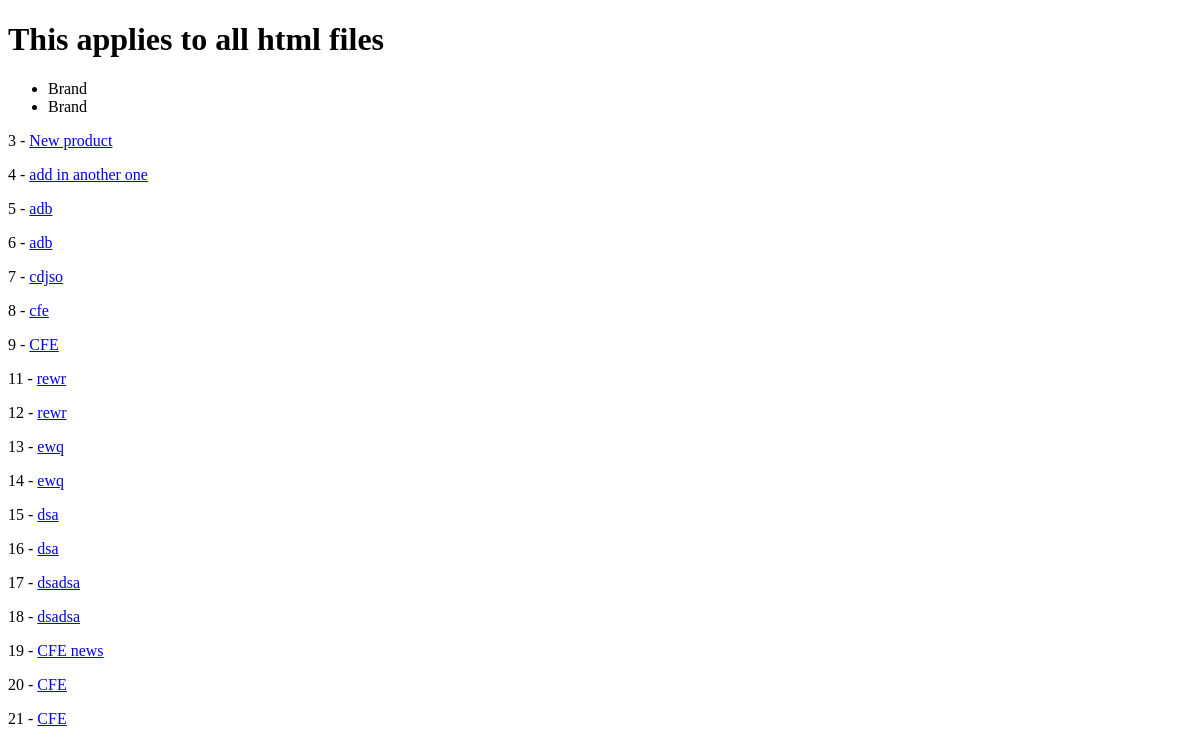
/products/, run on an earlier commit of the app's database.
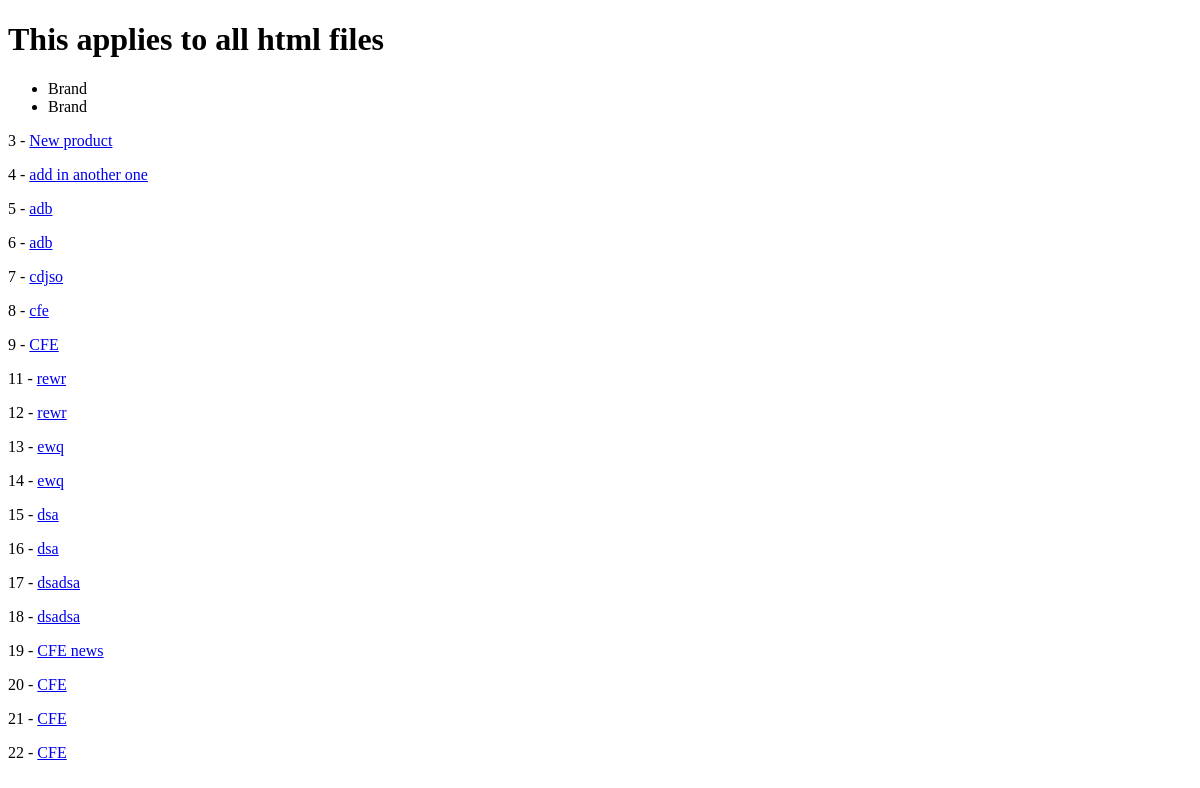
And on a later commit of the database.
### products/models.py (models this page shows)
class Product(models.Model):
  title = models.CharField(max_length=120) # max_length = required
  description = models.TextField(blank=True, null=True)
  price = models.DecimalField(decimal_places=2, max_digits=10000)
  summary = models.TextField()
  featured = models.BooleanField(default = False)
  def get_absolute_url(self):
    return reverse("products:product-detail", kwargs={"my_id": self.id})

### products/views.py (the view)
# urls.py: path('', product_list_view, name='product-list'),
def product_list_view(request):
  queryset = Product.objects.all() # list of objects
  context = {
    "object_list": queryset
  }
  return render(request, "products/product_list.html", context)

### products/templates/products/product_list.html
{% extends 'base.html' %}
{% block content %}
{% for instance in object_list %}
<p>{{instance.id}} - <a href='{{instance.get_absolute_url}}'> {{instance.title}}</a> </p>
{% endfor %}
{% endblock %}

What changed in the data, as far as the page shows it:
added Product: id "22", title "CFE"
